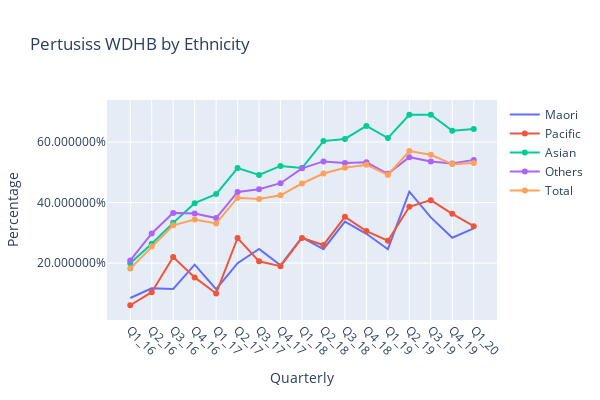

Write notebook code for a chart like this one.
### Markdown cell above
# Coverage by DHB and Ethnicity (Quarterly Trends)

### Code cell
import pandas as pd
import matplotlib.pyplot as plt
import plotly.graph_objects as go
import numpy as np
#DHBAll = pd.ExcelFile('G:/Funding Team/Planning/Health Information/HIAT/Michael Files/Antinatal Vaccination/April 2019 to March 2020/For Python.xlsx')
#DHBPert = pd.read_excel(DHBAll, 'Pertussis Graphs', skiprows=5)
WDHBEthnic = DHBPert[['Maori','Pacific','Asian', 'European_Other', 'Total']]
WDHBEthnic=WDHBEthnic.round(3)
WDHBEthnic=WDHBEthnic[:29]

# Declare a list that is to be converted into a column 
Quarter = ['Q1_16', 'Q2_16', 'Q3_16', 'Q4_16','Q1_17', 'Q2_17', 'Q3_17', 'Q4_17','Q1_18', 'Q2_18', 'Q3_18', 'Q4_18','Q1_19', 
           'Q2_19', 'Q3_19', 'Q4_19','Q1_20', 'Q2_20', 'Q3_20', 'Q4_20',
           'Q1_21', 'Q2_21', 'Q3_21', 'Q4_21','Q1_22', 'Q2_22', 'Q3_22', 'Q4_22', 'Q1_23'] 
# Using 'Address' as the column name 
# and equating it to the list 
WDHBEthnic['Quarter'] = Quarter 
WDHBEthnic=WDHBEthnic.dropna()
random_x = WDHBEthnic["Quarter"].tolist()
# using to_numpy() 
random_y0 = WDHBEthnic['Maori'].tolist()   

random_y1 = WDHBEthnic['Pacific'].tolist()  

random_y2 = WDHBEthnic['Asian'].tolist()   
random_y3 = WDHBEthnic['European_Other'].tolist() 
random_y4 = WDHBEthnic['Total'].tolist() 

import numpy as np

# Create traces
fig = go.Figure()
fig.add_trace(go.Scatter(x=random_x, y=random_y0,
                    mode='lines',
                    name='Maori'))
fig.add_trace(go.Scatter(x=random_x, y=random_y1,
                    mode='lines+markers',
                    name='Pacific'))
fig.add_trace(go.Scatter(x=random_x, y=random_y2,
                    mode='lines+markers',
                    name='Asian'))
fig.add_trace(go.Scatter(x=random_x, y=random_y3,
                    mode='lines+markers',
                    name='Others'))
fig.add_trace(go.Scatter(x=random_x, y=random_y4,
                    mode='lines+markers',
                    name='Total'))
# Edit the layout
fig.update_layout(title='Pertusiss by Ethnicity',
                   xaxis_title='Quarter',
                   yaxis_title='Percentage')

fig.update_layout(xaxis_type='category',
                  title_text='Pertusiss WDHB by Ethnicity',
                  xaxis_title='Quarterly',
                  yaxis_title='Percentage')
fig.update_xaxes(tickangle=45)
fig.update_yaxes(tickformat="%")
fig.update_layout(showlegend=True)
#fig.update_layout(legend_orientation="h")
fig.update_layout(
    autosize=True,
    width=600,
    height=400,)
fig.show()

### Figure 1 — Plotly figure (JSON) as saved in the notebook; plotly's stock layout.template omitted (floating-point values rounded to 4 significant figures)
{"data": [{"mode": "lines", "name": "Maori", "type": "scatter", "x": ["Q1_16", "Q2_16", "Q3_16", "Q4_16", "Q1_17", "Q2_17", "Q3_17", "Q4_17", "Q1_18", "Q2_18", "Q3_18", "Q4_18", "Q1_19", "Q2_19", "Q3_19", "Q4_19", "Q1_20"], "y": [0.085, 0.117, 0.115, 0.195, 0.114, 0.2, 0.247, 0.193, 0.285, 0.246, 0.337, 0.297, 0.246, 0.436, 0.351, 0.284, 0.315]}, {"mode": "lines+markers", "name": "Pacific", "type": "scatter", "x": ["Q1_16", "Q2_16", "Q3_16", "Q4_16", "Q1_17", "Q2_17", "Q3_17", "Q4_17", "Q1_18", "Q2_18", "Q3_18", "Q4_18", "Q1_19", "Q2_19", "Q3_19", "Q4_19", "Q1_20"], "y": [0.061, 0.104, 0.22, 0.153, 0.1, 0.283, 0.206, 0.19, 0.283, 0.26, 0.353, 0.306, 0.274, 0.386, 0.408, 0.363, 0.322]}, {"mode": "lines+markers", "name": "Asian", "type": "scatter", "x": ["Q1_16", "Q2_16", "Q3_16", "Q4_16", "Q1_17", "Q2_17", "Q3_17", "Q4_17", "Q1_18", "Q2_18", "Q3_18", "Q4_18", "Q1_19", "Q2_19", "Q3_19", "Q4_19", "Q1_20"], "y": [0.2, 0.264, 0.333, 0.398, 0.428, 0.514, 0.491, 0.521, 0.514, 0.603, 0.61, 0.653, 0.613, 0.69, 0.69, 0.637, 0.643]}, {"mode": "lines+markers", "name": "Others", "type": "scatter", "x": ["Q1_16", "Q2_16", "Q3_16", "Q4_16", "Q1_17", "Q2_17", "Q3_17", "Q4_17", "Q1_18", "Q2_18", "Q3_18", "Q4_18", "Q1_19", "Q2_19", "Q3_19", "Q4_19", "Q1_20"], "y": [0.209, 0.298, 0.366, 0.364, 0.349, 0.435, 0.444, 0.464, 0.513, 0.536, 0.531, 0.533, 0.495, 0.55, 0.536, 0.529, 0.541]}, {"mode": "lines+markers", "name": "Total", "type": "scatter", "x": ["Q1_16", "Q2_16", "Q3_16", "Q4_16", "Q1_17", "Q2_17", "Q3_17", "Q4_17", "Q1_18", "Q2_18", "Q3_18", "Q4_18", "Q1_19", "Q2_19", "Q3_19", "Q4_19", "Q1_20"], "y": [0.182, 0.255, 0.325, 0.344, 0.331, 0.416, 0.412, 0.424, 0.463, 0.496, 0.515, 0.525, 0.491, 0.57, 0.558, 0.527, 0.531]}], "layout": {"autosize": true, "height": 400, "showlegend": true, "title": {"text": "Pertusiss WDHB by Ethnicity"}, "width": 600, "xaxis": {"tickangle": 45, "title": {"text": "Quarterly"}, "type": "category"}, "yaxis": {"tickformat": "%", "title": {"text": "Percentage"}}}}
